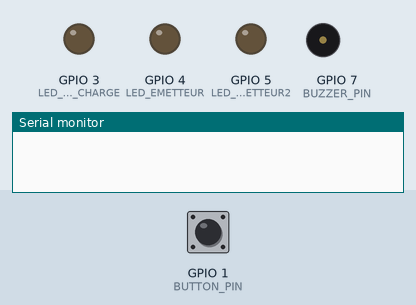
Simulated run of this sketch. Board: ESP32-S3. Shown: output pins drawn as LEDs (lit = HIGH), buzzer (waves = sounding), the last lines printed to the serial monitor. The test bench sets the inputs (shaded band); at power-on: GPIO 1 (BUTTON_PIN) HIGH.

Above: at 1.2 s.
1.3 s: GPIO 1 (BUTTON_PIN) pulled LOW for 1 s
At 1.46 s:
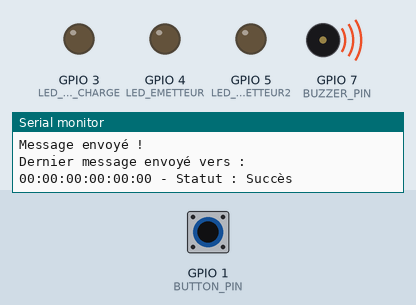
3.8 s: GPIO 1 (BUTTON_PIN) pulled LOW for 0.15 s
At 4.5 s:
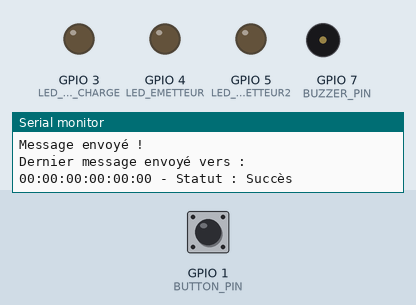
Timing chart, 0 to 6.8 s (numbered marks = the images above; inputs shaded):
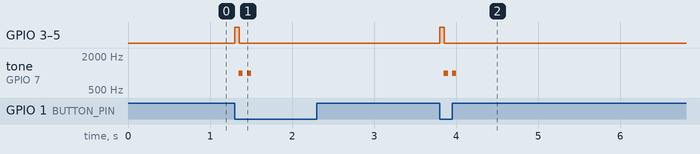

Measured:
- after the input at 1.3 s, GPIO 3 (LED_DE_CHARGE), GPIO 4 (LED_EMETTEUR), GPIO 5 (LED_EMETTEUR2): LOW → HIGH at once, → LOW 0.05 s later; tone on GPIO 7 (BUZZER_PIN): alternates 1000 Hz for 0.05 s and silent for 0.05 s, 4 changes in all, then stays silent, starting after 0.05 s
- after the input at 3.8 s, GPIO 3 (LED_DE_CHARGE), GPIO 4 (LED_EMETTEUR), GPIO 5 (LED_EMETTEUR2): LOW → HIGH at once, → LOW 0.05 s later; tone on GPIO 7 (BUZZER_PIN): alternates 1000 Hz for 0.05 s and silent for 0.05 s, 4 changes in all, then stays silent, starting after 0.05 s

The sketch:

master.ino
```cpp
#include <esp_now.h>
#include <WiFi.h>

#define LED_EMETTEUR 4
#define LED_EMETTEUR2 5
#define LED_DE_CHARGE 3
#define BUTTON_PIN 1

#define BUZZER_PIN 7

typedef struct struct_message {
  char text[10];
} struct_message;

struct_message myData;

uint8_t broadcastAddress[] = {0xFF, 0xFF, 0xFF, 0xFF, 0xFF, 0xFF}; // Broadcast

void OnDataSent(const uint8_t *mac_addr, esp_now_send_status_t status) {
  Serial.print("Dernier message envoyé vers : ");
  for (int i = 0; i < 6; i++) {
    Serial.printf("%02X", mac_addr[i]);
    if (i < 5) Serial.print(":");
  }
  Serial.print(" - Statut : ");
  Serial.println(status == ESP_NOW_SEND_SUCCESS ? "Succès" : "Échec");

  // Éteindre la LED émetteur après envoi
  digitalWrite(LED_EMETTEUR, LOW);
  digitalWrite(LED_EMETTEUR2, LOW);
  digitalWrite(LED_DE_CHARGE, LOW);
}

void setup() {
  Serial.begin(115200);
  pinMode(LED_EMETTEUR, OUTPUT);
  pinMode(LED_EMETTEUR2, OUTPUT);
  pinMode(LED_DE_CHARGE, OUTPUT);
  digitalWrite(LED_EMETTEUR, LOW);
  digitalWrite(LED_EMETTEUR2, LOW);
  digitalWrite(LED_DE_CHARGE, LOW);

  pinMode(BUZZER_PIN, OUTPUT);//initialisation du buzzer

  pinMode(BUTTON_PIN, INPUT_PULLUP);  // Bouton avec pull-up interne

  WiFi.mode(WIFI_STA);
  WiFi.disconnect();

  if (esp_now_init() != ESP_OK) {
    Serial.println("Erreur d'initialisation ESP-NOW");
    return;
  }

  esp_now_register_send_cb(OnDataSent);

  // Ajouter le peer broadcast (tout le monde)
  esp_now_peer_info_t peerInfo = {};
  memcpy(peerInfo.peer_addr, broadcastAddress, 6);
  peerInfo.channel = 0;
  peerInfo.encrypt = false;

  if (!esp_now_is_peer_exist(broadcastAddress)) {
    esp_err_t addStatus = esp_now_add_peer(&peerInfo);
    if (addStatus != ESP_OK) {
      Serial.println("Erreur ajout peer");
      return;
    }
  }
}

void loop() {
  if (digitalRead(BUTTON_PIN) == LOW) {  // bouton appuyé (actif LOW)
    strcpy(myData.text, "ON");
    digitalWrite(LED_EMETTEUR, HIGH);  // Allumer la LED émetteur
    digitalWrite(LED_EMETTEUR2, HIGH);
    digitalWrite(LED_DE_CHARGE, HIGH);

    delay(50); //histoire de voir les leds s'allumer assez longtemps

    esp_err_t result = esp_now_send(broadcastAddress, (uint8_t *)&myData, sizeof(myData));
    if (result == ESP_OK) {
      Serial.println("Message envoyé !");
    } else {
      Serial.println("Erreur d'envoi");
      digitalWrite(LED_EMETTEUR, LOW);
      digitalWrite(LED_EMETTEUR2, LOW);
      digitalWrite(LED_DE_CHARGE, LOW);

      noTone(BUZZER_PIN);
    }

    tone(BUZZER_PIN, 1000);  // fréquence en Hz
    delay(50);
    noTone(BUZZER_PIN);
    delay(50);
    tone(BUZZER_PIN, 1000);
    delay(50);
    noTone(BUZZER_PIN);
    // Anti-rebond et éviter plusieurs envois
    delay(500);

    // Attendre que le bouton soit relâché pour pouvoir renvoyer
    while (digitalRead(BUTTON_PIN) == LOW) {
      delay(10);
    }
    digitalWrite(LED_EMETTEUR, LOW);  // Éteindre la LED après relâchement
    digitalWrite(LED_EMETTEUR2, LOW);
    digitalWrite(LED_DE_CHARGE, LOW);

    noTone(BUZZER_PIN);
  }
}
```
